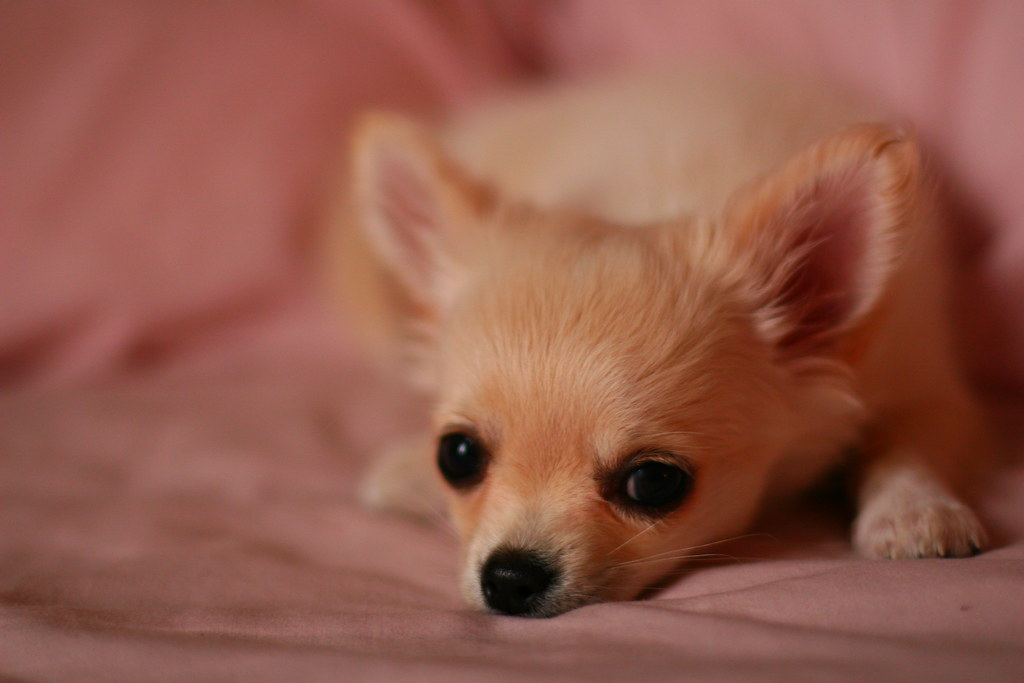
#> input picture data/Chihuahua.jpeg, 1024 x 683 px
$ jupyter execute --allow-errors numpy.ipynb   (shell and % lines are left out)
#> lines starting #> are read from the running program, lines starting #| are printed output that depends on the picture
# Why Numpy

## 效能

[cell 1]
# Numpy array 和list的差別

import numpy as np
from time import time
import sys

size = 1000000
lst = list(range(size))
arr = np.arange(size)

[cell 2]
start = time()
for i in range(size):
    lst[i]+= 1
print(time() - start)

[cell 3]
start = time()
arr += 1
print(time() - start)

[cell 4]
print(sys.getsizeof(1) * len(lst))
print(arr.itemsize * arr.size)

## 建立ndarray

[cell 5]
np.array([0, 1, 2, 3, 4])

[cell 6]
np.arange(5)

[cell 7]
np.zeros(5)

[cell 8]
np.ones(5)

[cell 9]
np.full((5), "hi")

[cell 10]
arr = np.arange(10)
mat = np.arange(25).reshape((5, 5))
to_operate = np.array((1, 2) * 5)

[cell 11]
print(to_operate)

### 基本運算

[cell 12]
print(arr + 1, arr + np.ones(10).astype(int), sep='\n')

[cell 13]
print(arr - to_operate)

[cell 14]
print(arr * to_operate)

[cell 15]
print(arr / to_operate)

[cell 16]
print(arr * arr )

### index / slice

[cell 17]
print(arr[0], arr[-1], arr[1: 5])

[cell 18]
#每兩個取一次
print(arr[0], arr[-1], arr[1: 5: 2])

[cell 19]
#倒著取
print(arr[0], arr[-1], arr[:: -1])

[cell 20]
print(mat)
print(mat[0, 0])
print(mat[4: 1: -1, 1: 4])

[cell 21]
# 兩個只標示指向同一個位置，值會被一起改變
# 取用時可以用copy
tmp = mat[1: 4, 1: 4]
print(mat)
tmp[1, 1] = 1000
print(tmp)
print(mat)

### Mask / where

[cell 22]
mat[mat > 100]

[cell 23]
print(mat > 100)
mask = np.array([])

#> (the rest of this cell did not finish here and is left out)

[cell 24]
mask = (mat > 10) & (mat < 20)
mat[mask]

[cell 25]
mask = ~mask
mat[mask]

[cell 26]
mask = mask | True
mat[mask]

[cell 27]
np.where((mat > 10) & (mat < 20), mat, 2 * mat)

[cell 28]
np.where((mat > 10) & (mat < 20), 1, 2)

### 陣列操作

[cell 29]
arr = arr.reshape((-1, 5))
print(arr.shape)
print(arr)
print(np.vstack((arr, mat)))
arr = arr.reshape((5, -1))
print(arr)
print(np.hstack((arr, mat)))

[cell 30]
arr = arr.flatten()
print(arr)
print(arr.reshape((2, -1, 1)))
arr = np.squeeze(arr.reshape(2, -1, 1))
print(arr)

### 代數運算

[cell 31]
arr = arr.flatten()
print(arr)
print(np.inner(arr, arr))
print(np.dot(mat, mat))
print(np.matmul(mat, mat), mat @ mat, sep='\n')
print((mat.T))

[cell 32]
print(arr.min(), arr.max())
print(arr.argmin(), arr.argmax())
print(arr.mean(), arr.std())

[cell 33]
print(np.unique(mat, return_counts=True))
print(np.cumsum(arr))

[cell 34]
loop_count = int(1e5)
lst = list(range(loop_count))
arr = np.arange(loop_count)

[cell 35]
lst[:10]

[cell 36]
arr[:10]

[cell 37]
type(arr)

[cell 38]
arr.shape

[cell 39]
def py_ver(array_like, cnt):
#> called with cnt = 1000000
    for i in range(cnt):
        array_like[i] += i

def numpy_ver(array_like, cnt):
    array_like += 1

[cell 40]
loop_count = int(1e6)
lst = list(range(loop_count))
arr = np.arange(loop_count)

# 執行3次 取最佳值
py_ver(lst, loop_count)

numpy_ver(arr, loop_count)

1 ms = 1000 µs

[cell 41]
print(sys.getsizeof(1) * len(lst))
print(arr.itemsize * arr.size)
print(sys.getsizeof(arr))

## 數學運算

[cell 42]
a = [1, 3, 5]
b = [100, 99, 98]
c = [[5, 6], [7, 8]]

[cell 43]
print(f'a = {a}')
print(f'a + b = {a + b}')
#> (the rest of this cell did not finish here and is left out)

[cell 44]
import numpy as np

a = np.array(a)
b = np.array(b)

[cell 45]
# question

x = np.array([[1, 2, 3],
              [4, 5, 6],
              [7, 8, 9],
              [10, 11, 12]])

v = np.array([1, 0, 1])

y = np.empty_like(x)

for i in range(4):
    y[i, :] = x[i, :] + v
print(y)

# 影像處理實作

[cell 46]
import cv2

[cell 47]
import path
import cv2
import matplotlib.pyplot as plt
img = cv2.imread('./data/Chihuahua.jpeg')
#> img is the input picture: shape (683, 1024, 3); mean B, G, R 75.2, 90.1, 145.8
plt.imshow(img[:, :, ::-1])
plt.show()

[cell 48]
gray_img = img[0:, :, 0]*0.114 + img[0:, :, 0]*0.1
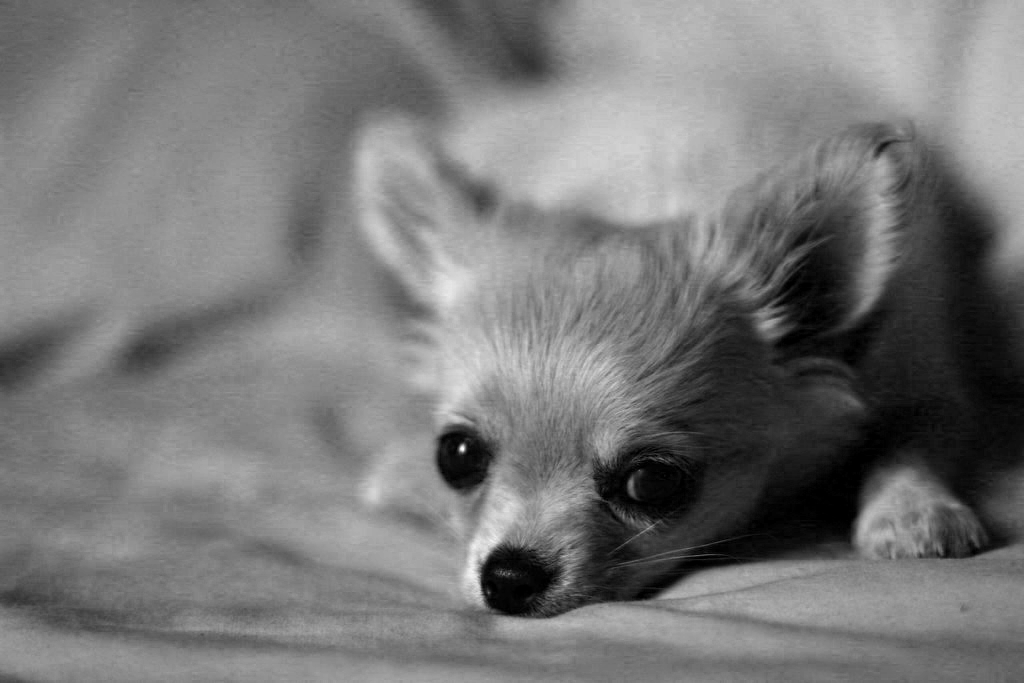
#> gray_img: shape (683, 1024) float64; min 0, max 34.24, mean 16.1; drawn with min black and max white

# Image Tasks

- [CC search](https://search.creativecommons.org/)
- [Google 搜尋說明：尋找可以使用及分享的圖片](https://support.google.com/websearch/answer/29508?hl=zh-Hant)
- [[設計]創用 CC 授權圖片搜尋引擎@線上查詢照片版權‧CC0下載商業用途最安全](https://funtory.tw/search-cc/)
- [Chihuahua](https://search.creativecommons.org/photos/183ce3dc-0838-4292-9ace-35ca68b3b5d6)

## Load

用 [Creative Commons Search](https://search.creativecommons.org/)  找幾個圖片檔案試試，關鍵字可以用 Chihuahua, softness, lego 等等。

[cell 49]
# ![](https://live.staticflickr.com/2653/3727916698_f2dac757af_b.jpg)

[cell 50]
from os import path

data_dir = './data/'
chihuahua = path.join(data_dir, 'Chihuahua.jpeg')
softness = path.join(data_dir, 'softness.jpeg')
flower = path.join(data_dir, 'flower.jpeg')
cat = path.join(data_dir, 'cat.jpeg')

[cell 51]
path.exists(chihuahua)

[cell 52]
import cv2
import matplotlib.pyplot as plt

img = cv2.imread(chihuahua)
plt.imshow(img)
plt.show()

[cell 53]
plt.imshow(img[:, :, ::-1]) # OpenCV is BGR, Pillow is RGB
plt.show()

[cell 54]
type(img)

[cell 55]
img.shape # --> height, width, channel
#> Out = (683, 1024, 3)

[cell 56]
width = np.size(img, 0)
#> width = 683
height = np.size(img, 1)
#> height = 1024
channel = np.size(img, 2)
#> channel = 3

width, height, channel
#> Out = (683, 1024, 3)

[cell 57]
img = cv2.imread(chihuahua)

plt.hist(img.ravel(), bins=256, facecolor='navy', density=1, alpha=0.75)
plt.show()
#> figure, not shown here; tallest bar 0.0165 high, from x = 85.22 to 86.06

## Gray Scale

- [Image Processing 101 Chapter 1.3: Color Space Conversion](https://www.dynamsoft.com/blog/insights/image-processing/image-processing-101-color-space-conversion/)
- [Grayscale to RGB Conversion](https://www.tutorialspoint.com/dip/grayscale_to_rgb_conversion.htm)

[cell 58]
gray_image = img[:, :, 0] * 0.114 + img[:, :, 1] * 0.587 + img[:, :, 2] * 0.299
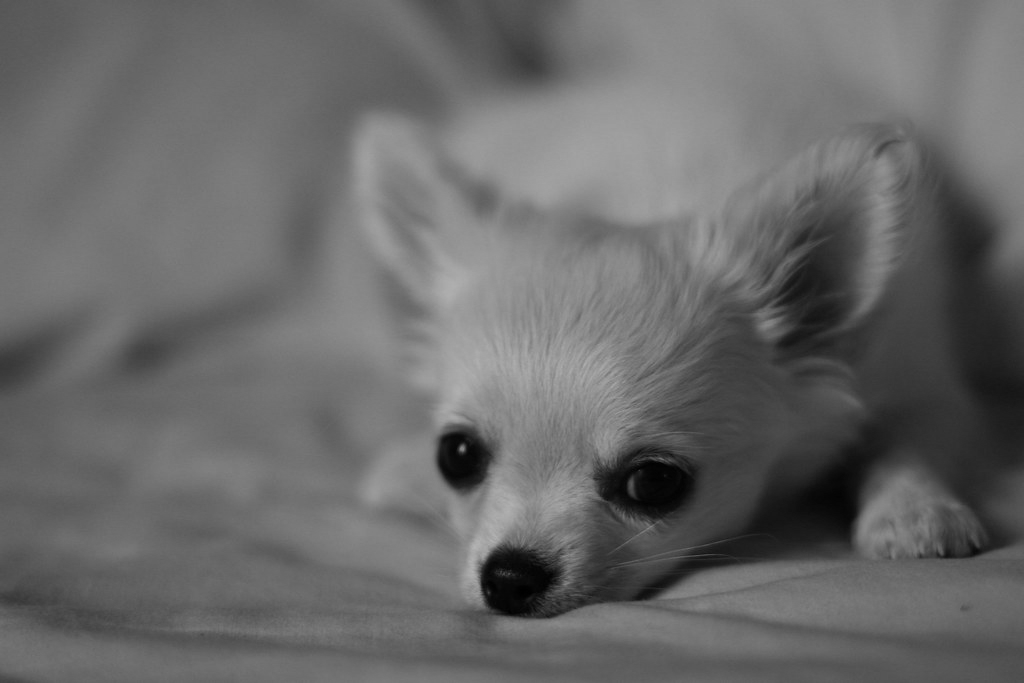
#> gray_image: shape (683, 1024) float64; min 0, max 180.3, mean 105
plt.imshow(gray_image, cmap='gray')

[cell 59]
gray_image.shape
#> Out = (683, 1024)

## Horizontal flip

[cell 60]
plt.imshow(gray_image[:, ::-1], cmap='gray')

## Contrast Enhancement

- [【OpenCV】8 – 運用 OpenCV 改變圖片的對比度 modify contrast (內含：網路上常見錯誤調整對比度方式的分析)](https://www.wongwonggoods.com/python/python_opencv/opencv-modify-contrast/)

[cell 61]
img = cv2.imread(cat, cv2.IMREAD_GRAYSCALE)
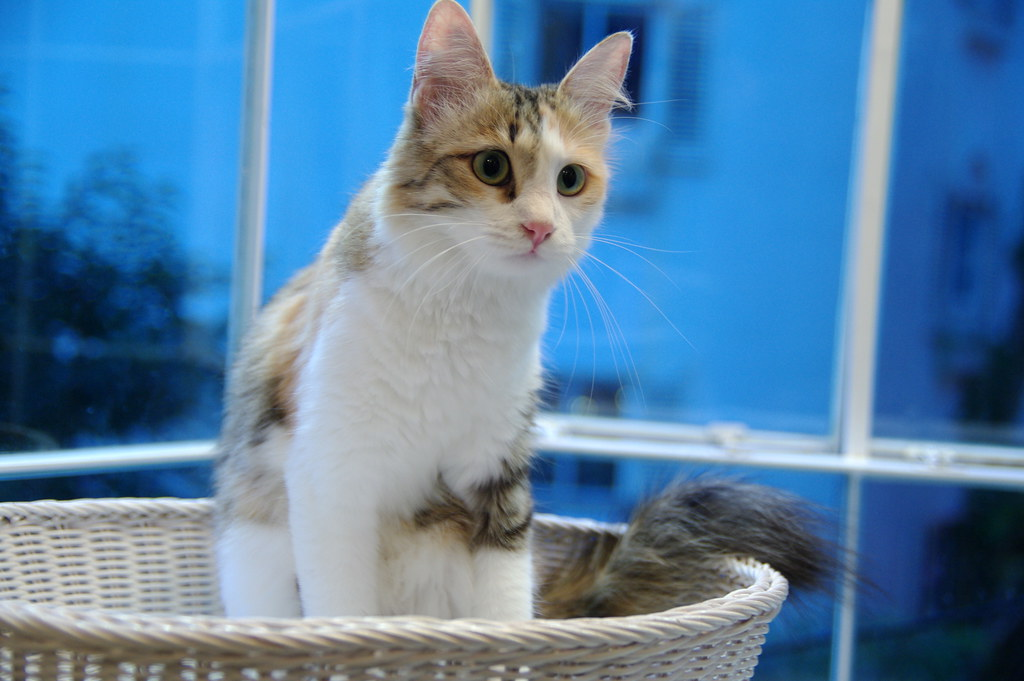
#> input picture data/cat.jpeg, 1024 x 681 px
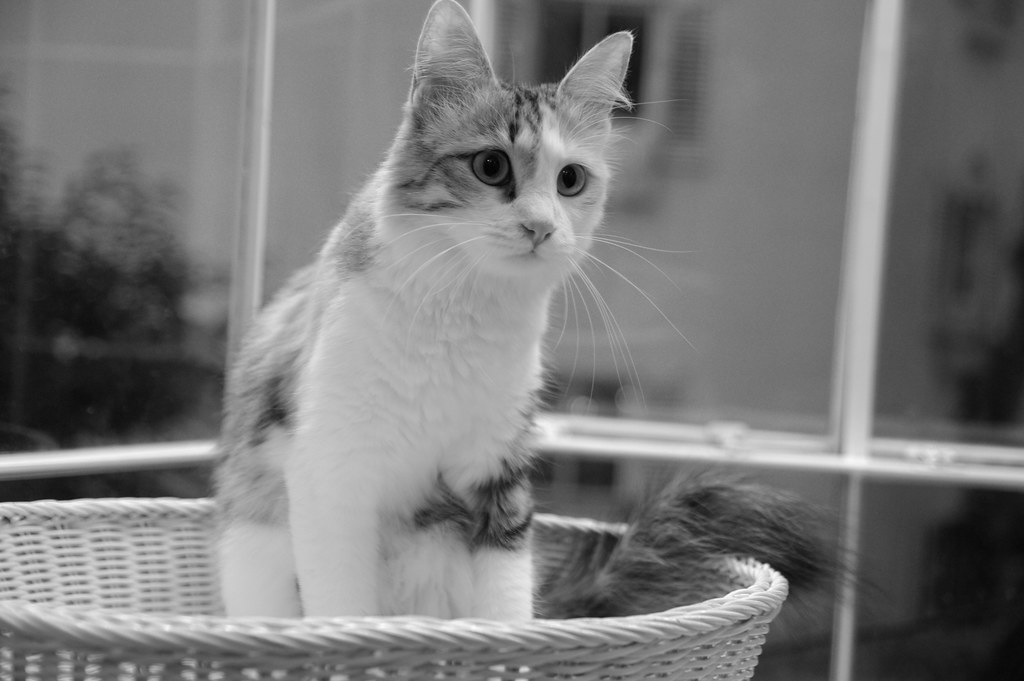
#> img: shape (681, 1024); min 0, max 255, mean 119.9
plt.imshow(img, cmap='gray')

[cell 62]
plt.hist(img.ravel(), bins=256, density=1, facecolor='black', alpha=0.75)
plt.show()
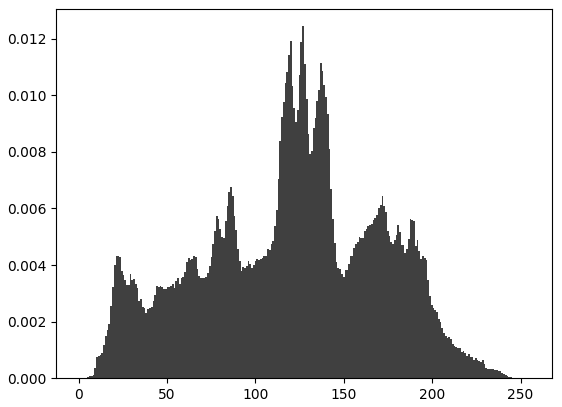
#> figure drawn by matplotlib, 1 panel; tallest bar 0.0124 high, from x = 126.5 to 127.5

[cell 63]
import numpy as np
from collections import Counter

hist = sorted(Counter(img.ravel()).items())
#> hist = 256 pairs, first value 0 to 255, second value 1 to 8642

plt.plot(
    [x[0] for x in hist], [x[1] for x in hist], c='navy'
)
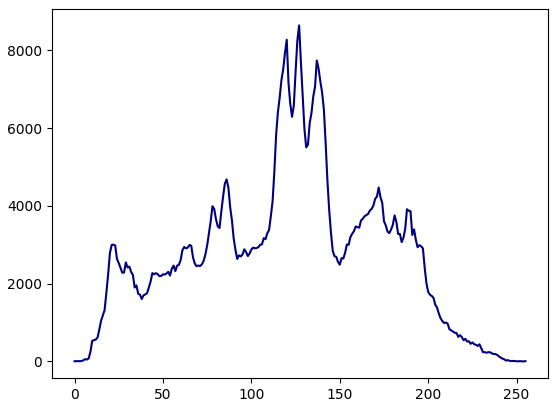
#> figure drawn by matplotlib, 1 panel; curve peaks at x = 127, y = 8642

[cell 64]
pixel_values, count = np.unique(img, return_counts=True)
#> pixel_values = 256 values from 0 to 255; count = 256 values, max 8642 at index 127, min 1 at index 254, mean 2724
cum_count = np.cumsum(count)
#> cum_count = 256 values from 5 to 697344

new_image = np.zeros(img.shape)

for i, pixel_value in enumerate(pixel_values):
    new_image[img == pixel_value] = \
        ((cum_count[i] - cum_count[0]) / (cum_count[-1] - cum_count[0])) * 255
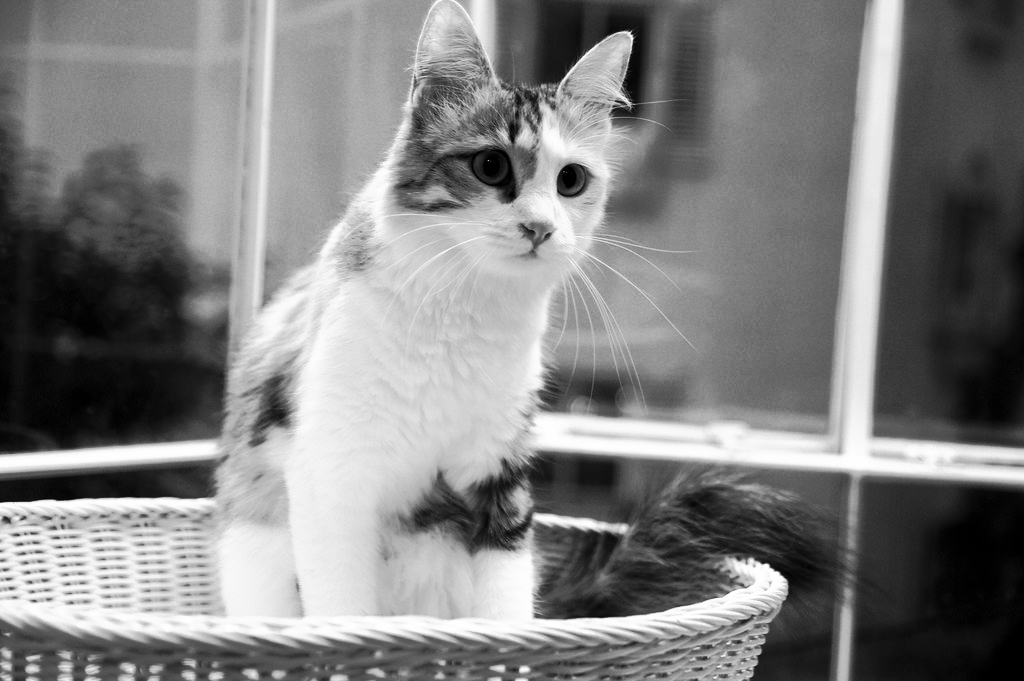
#> new_image: shape (681, 1024) float64; min 0, max 255, mean 128.3
plt.imshow(new_image, cmap='gray')

[cell 65]
_, ax = plt.subplots(1, 2, figsize=(12, 4), dpi=120)

ax[0].imshow(img, cmap='gray')
ax[1].imshow(new_image, cmap='gray')
plt.show()

[cell 66]
import numpy as np
from collections import Counter

hist = sorted(Counter(new_image.ravel()).items())

plt.plot(
    [x[0] for x in hist], [x[1] for x in hist], c='k'
)
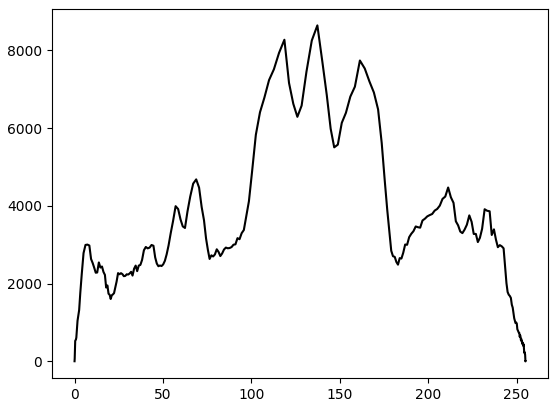
#> figure drawn by matplotlib, 1 panel; curve peaks at x = 137.3, y = 8642

[cell 67]
import numpy as np
from collections import Counter
import matplotlib.pyplot as plt

_, ax = plt.subplots(1, 2, dpi=120, figsize=(12, 4))

hist = sorted(Counter(img.ravel()).items())

hist_enhanced = sorted(Counter(new_image.ravel()).items())
#> hist_enhanced has the same summary as hist

ax[0].plot(
    [x[0] for x in hist], [x[1] for x in hist], c='k'
)

ax[1].plot(
    [x[0] for x in hist_enhanced],
    [x[1] for x in hist_enhanced], c='r'
)
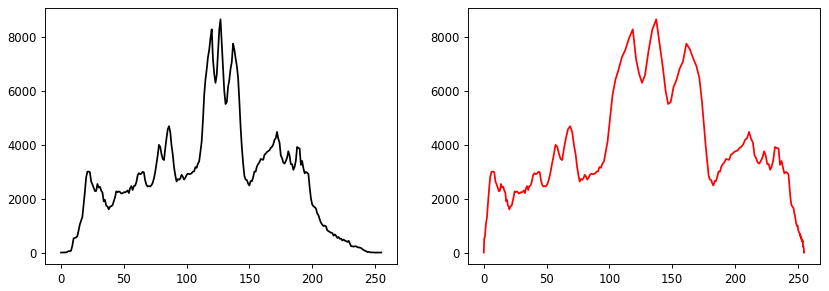
#> figure drawn by matplotlib, 2 panels; panel 1: curve peaks at x = 127, y = 8642; panel 2: curve peaks at x = 137.3, y = 8642
